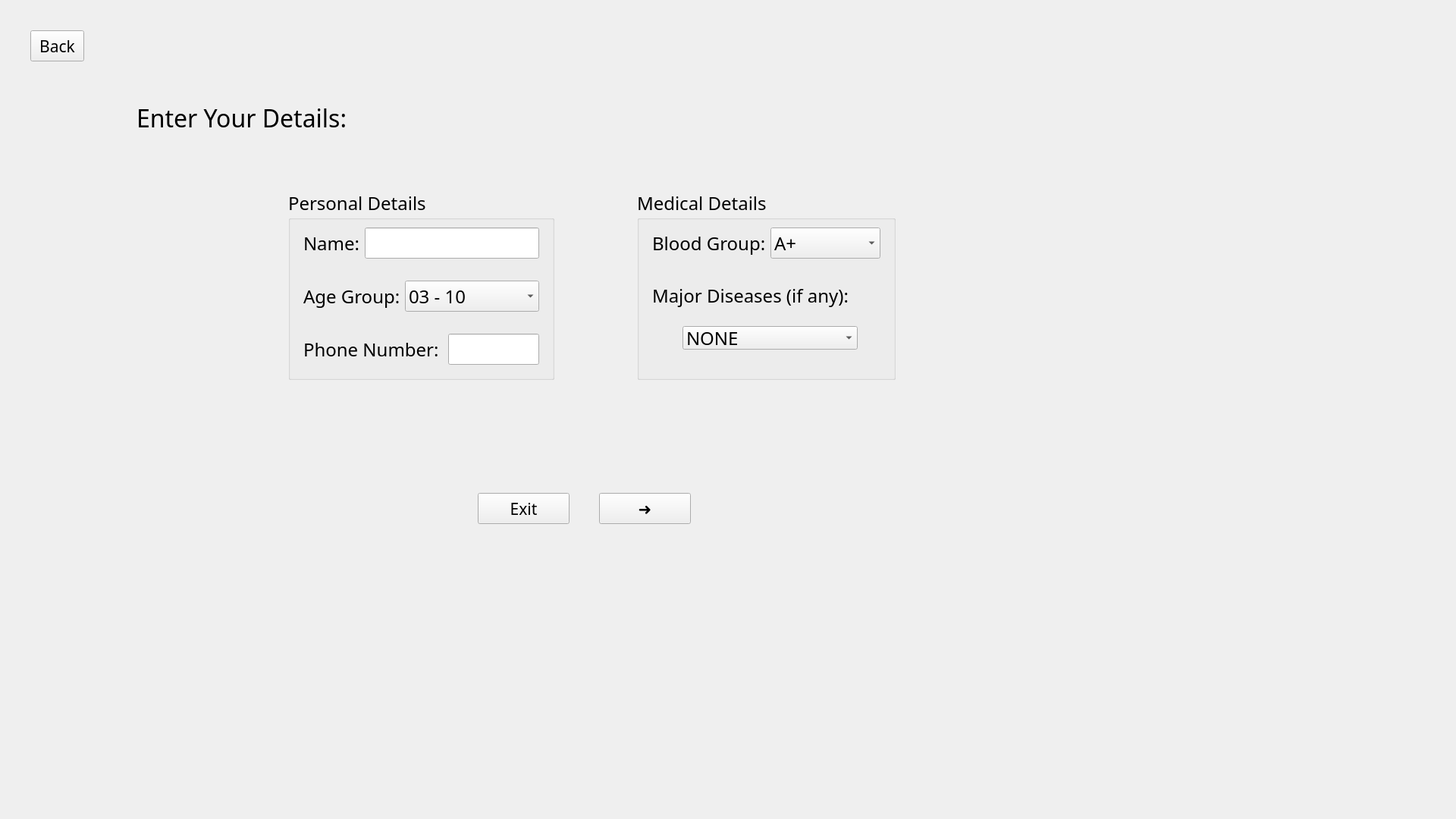
<?xml version="1.0" encoding="UTF-8"?>
<ui version="4.0">
 <class>profilewindow</class>
 <widget class="QWidget" name="profilewindow">
  <property name="geometry">
   <rect>
    <x>0</x>
    <y>0</y>
    <width>1920</width>
    <height>1080</height>
   </rect>
  </property>
  <property name="windowTitle">
   <string>Form</string>
  </property>
  <widget class="QPushButton" name="NextProfile">
   <property name="geometry">
    <rect>
     <x>790</x>
     <y>650</y>
     <width>121</width>
     <height>41</height>
    </rect>
   </property>
   <property name="font">
    <font>
     <family>CentSchbkCyrill BT</family>
     <pointsize>16</pointsize>
    </font>
   </property>
   <property name="text">
    <string>➜</string>
   </property>
  </widget>
  <widget class="QLabel" name="EnterdetailsProfile">
   <property name="geometry">
    <rect>
     <x>180</x>
     <y>140</y>
     <width>301</width>
     <height>31</height>
    </rect>
   </property>
   <property name="font">
    <font>
     <family>CentSchbkCyrill BT</family>
     <pointsize>24</pointsize>
    </font>
   </property>
   <property name="text">
    <string>Enter Your Details: </string>
   </property>
   <property name="wordWrap">
    <bool>true</bool>
   </property>
  </widget>
  <widget class="QPushButton" name="BackProfile">
   <property name="geometry">
    <rect>
     <x>40</x>
     <y>40</y>
     <width>71</width>
     <height>41</height>
    </rect>
   </property>
   <property name="font">
    <font>
     <family>CentSchbkCyrill BT</family>
     <pointsize>16</pointsize>
    </font>
   </property>
   <property name="autoFillBackground">
    <bool>true</bool>
   </property>
   <property name="text">
    <string>Back</string>
   </property>
  </widget>
  <widget class="QGroupBox" name="groupBoxProfile">
   <property name="geometry">
    <rect>
     <x>380</x>
     <y>250</y>
     <width>351</width>
     <height>251</height>
    </rect>
   </property>
   <property name="font">
    <font>
     <family>CentSchbkCyrill BT</family>
     <pointsize>18</pointsize>
    </font>
   </property>
   <property name="cursor">
    <cursorShape>PointingHandCursor</cursorShape>
   </property>
   <property name="title">
    <string>Personal Details</string>
   </property>
   <widget class="QWidget" name="formLayoutWidget">
    <property name="geometry">
     <rect>
      <x>20</x>
      <y>50</y>
      <width>311</width>
      <height>41</height>
     </rect>
    </property>
    <property name="font">
     <font>
      <family>CentSchbkCyrill BT</family>
      <pointsize>18</pointsize>
     </font>
    </property>
    <layout class="QFormLayout" name="formLayoutProfile">
     <item row="0" column="1">
      <widget class="QLineEdit" name="nameLineEditProfile">
       <property name="font">
        <font>
         <family>CentSchbkCyrill BT</family>
         <pointsize>18</pointsize>
        </font>
       </property>
       <property name="text">
        <string/>
       </property>
      </widget>
     </item>
     <item row="0" column="0">
      <widget class="QLabel" name="nameLabelProfile">
       <property name="font">
        <font>
         <family>CentSchbkCyrill BT</family>
         <pointsize>18</pointsize>
        </font>
       </property>
       <property name="text">
        <string>Name:</string>
       </property>
      </widget>
     </item>
    </layout>
   </widget>
   <widget class="QWidget" name="formLayoutWidget_2">
    <property name="geometry">
     <rect>
      <x>20</x>
      <y>120</y>
      <width>311</width>
      <height>41</height>
     </rect>
    </property>
    <property name="font">
     <font>
      <family>CentSchbkCyrill BT</family>
      <pointsize>18</pointsize>
     </font>
    </property>
    <layout class="QFormLayout" name="formLayout_2Profile">
     <item row="0" column="0">
      <widget class="QLabel" name="ageGroupLabelProfile">
       <property name="font">
        <font>
         <family>CentSchbkCyrill BT</family>
         <pointsize>18</pointsize>
        </font>
       </property>
       <property name="text">
        <string>Age Group:</string>
       </property>
      </widget>
     </item>
     <item row="0" column="1">
      <widget class="QComboBox" name="ageGroupComboBoxProfile">
       <property name="font">
        <font>
         <family>CentSchbkCyrill BT</family>
         <pointsize>18</pointsize>
        </font>
       </property>
       <property name="cursor">
        <cursorShape>PointingHandCursor</cursorShape>
       </property>
       <property name="maxVisibleItems">
        <number>5</number>
       </property>
       <item>
        <property name="text">
         <string>03 - 10</string>
        </property>
       </item>
       <item>
        <property name="text">
         <string>11- 18</string>
        </property>
       </item>
       <item>
        <property name="text">
         <string>19 - 30</string>
        </property>
       </item>
       <item>
        <property name="text">
         <string>31 - 45</string>
        </property>
       </item>
       <item>
        <property name="text">
         <string>46 - 55</string>
        </property>
       </item>
       <item>
        <property name="text">
         <string>55 - 75</string>
        </property>
       </item>
       <item>
        <property name="text">
         <string>75 - 80</string>
        </property>
       </item>
       <item>
        <property name="text">
         <string>80 or Above</string>
        </property>
       </item>
      </widget>
     </item>
    </layout>
   </widget>
   <widget class="QWidget" name="formLayoutWidget_3">
    <property name="geometry">
     <rect>
      <x>20</x>
      <y>190</y>
      <width>311</width>
      <height>41</height>
     </rect>
    </property>
    <property name="font">
     <font>
      <family>CentSchbkCyrill BT</family>
      <pointsize>18</pointsize>
     </font>
    </property>
    <layout class="QFormLayout" name="formLayout_3Profile">
     <item row="0" column="1">
      <widget class="QLineEdit" name="nameLineEdit_2Profile">
       <property name="font">
        <font>
         <family>CentSchbkCyrill BT</family>
         <pointsize>18</pointsize>
        </font>
       </property>
       <property name="inputMethodHints">
        <set>Qt::ImhNone</set>
       </property>
       <property name="text">
        <string/>
       </property>
      </widget>
     </item>
     <item row="0" column="0">
      <widget class="QLabel" name="nameLabel_2Profile">
       <property name="font">
        <font>
         <family>CentSchbkCyrill BT</family>
         <pointsize>18</pointsize>
        </font>
       </property>
       <property name="cursor">
        <cursorShape>IBeamCursor</cursorShape>
       </property>
       <property name="text">
        <string>Phone Number: </string>
       </property>
      </widget>
     </item>
    </layout>
   </widget>
  </widget>
  <widget class="QPushButton" name="ExitProfile">
   <property name="geometry">
    <rect>
     <x>630</x>
     <y>650</y>
     <width>121</width>
     <height>41</height>
    </rect>
   </property>
   <property name="font">
    <font>
     <family>CentSchbkCyrill BT</family>
     <pointsize>16</pointsize>
    </font>
   </property>
   <property name="text">
    <string>Exit</string>
   </property>
  </widget>
  <widget class="QGroupBox" name="groupBox_2Profile">
   <property name="geometry">
    <rect>
     <x>840</x>
     <y>250</y>
     <width>341</width>
     <height>251</height>
    </rect>
   </property>
   <property name="font">
    <font>
     <family>CentSchbkCyrill BT</family>
     <pointsize>18</pointsize>
    </font>
   </property>
   <property name="cursor">
    <cursorShape>PointingHandCursor</cursorShape>
   </property>
   <property name="title">
    <string>Medical Details</string>
   </property>
   <widget class="QWidget" name="formLayoutWidget_4">
    <property name="geometry">
     <rect>
      <x>20</x>
      <y>50</y>
      <width>301</width>
      <height>41</height>
     </rect>
    </property>
    <property name="font">
     <font>
      <family>CentSchbkCyrill BT</family>
     </font>
    </property>
    <layout class="QFormLayout" name="formLayout_4Profile">
     <item row="0" column="1">
      <widget class="QComboBox" name="bloodGroupProfileComboBox_2">
       <property name="font">
        <font>
         <family>CentSchbkCyrill BT</family>
         <weight>50</weight>
         <italic>false</italic>
         <bold>false</bold>
         <underline>false</underline>
         <strikeout>false</strikeout>
         <stylestrategy>PreferDefault</stylestrategy>
         <kerning>true</kerning>
        </font>
       </property>
       <property name="cursor">
        <cursorShape>PointingHandCursor</cursorShape>
       </property>
       <property name="mouseTracking">
        <bool>true</bool>
       </property>
       <property name="contextMenuPolicy">
        <enum>Qt::NoContextMenu</enum>
       </property>
       <property name="layoutDirection">
        <enum>Qt::LeftToRight</enum>
       </property>
       <property name="maxVisibleItems">
        <number>5</number>
       </property>
       <property name="sizeAdjustPolicy">
        <enum>QComboBox::AdjustToContents</enum>
       </property>
       <property name="minimumContentsLength">
        <number>2</number>
       </property>
       <property name="iconSize">
        <size>
         <width>0</width>
         <height>0</height>
        </size>
       </property>
       <property name="frame">
        <bool>true</bool>
       </property>
       <property name="modelColumn">
        <number>0</number>
       </property>
       <item>
        <property name="text">
         <string>A+</string>
        </property>
       </item>
       <item>
        <property name="text">
         <string>A-</string>
        </property>
       </item>
       <item>
        <property name="text">
         <string>B+</string>
        </property>
       </item>
       <item>
        <property name="text">
         <string>B-</string>
        </property>
       </item>
       <item>
        <property name="text">
         <string>O+</string>
        </property>
       </item>
       <item>
        <property name="text">
         <string>O-</string>
        </property>
       </item>
       <item>
        <property name="text">
         <string>AB+</string>
        </property>
       </item>
       <item>
        <property name="text">
         <string>AB-</string>
        </property>
       </item>
      </widget>
     </item>
     <item row="0" column="0">
      <widget class="QLabel" name="bloodGroupProfileLabel_2">
       <property name="font">
        <font>
         <family>CentSchbkCyrill BT</family>
        </font>
       </property>
       <property name="cursor">
        <cursorShape>PointingHandCursor</cursorShape>
       </property>
       <property name="text">
        <string>Blood Group:</string>
       </property>
      </widget>
     </item>
    </layout>
   </widget>
   <widget class="QComboBox" name="comboBoxProfile">
    <property name="geometry">
     <rect>
      <x>60</x>
      <y>180</y>
      <width>231</width>
      <height>31</height>
     </rect>
    </property>
    <property name="font">
     <font>
      <family>CentSchbkCyrill BT</family>
     </font>
    </property>
    <item>
     <property name="text">
      <string>NONE</string>
     </property>
    </item>
    <item>
     <property name="text">
      <string>Diabetes</string>
     </property>
    </item>
    <item>
     <property name="text">
      <string>Active Tuberculosis</string>
     </property>
    </item>
    <item>
     <property name="text">
      <string>HIV</string>
     </property>
    </item>
   </widget>
   <widget class="QLabel" name="labelProfile">
    <property name="geometry">
     <rect>
      <x>20</x>
      <y>120</y>
      <width>299</width>
      <height>39</height>
     </rect>
    </property>
    <property name="font">
     <font>
      <family>CentSchbkCyrill BT</family>
     </font>
    </property>
    <property name="text">
     <string>Major Diseases (if any): </string>
    </property>
   </widget>
  </widget>
 </widget>
 <resources/>
 <connections>
  <connection>
   <sender>ExitProfile</sender>
   <signal>clicked()</signal>
   <receiver>profilewindow</receiver>
   <slot>close()</slot>
   <hints>
    <hint type="sourcelabel">
     <x>690</x>
     <y>670</y>
    </hint>
    <hint type="destinationlabel">
     <x>959</x>
     <y>539</y>
    </hint>
   </hints>
  </connection>
  <connection>
   <sender>NextProfile</sender>
   <signal>clicked()</signal>
   <receiver>profilewindow</receiver>
   <slot>hide()</slot>
   <hints>
    <hint type="sourcelabel">
     <x>850</x>
     <y>670</y>
    </hint>
    <hint type="destinationlabel">
     <x>959</x>
     <y>539</y>
    </hint>
   </hints>
  </connection>
  <connection>
   <sender>nameLineEditProfile</sender>
   <signal>textChanged(QString)</signal>
   <receiver>nameLineEditProfile</receiver>
   <slot>setText(QString)</slot>
   <hints>
    <hint type="sourcelabel">
     <x>594</x>
     <y>318</y>
    </hint>
    <hint type="destinationlabel">
     <x>594</x>
     <y>318</y>
    </hint>
   </hints>
  </connection>
 </connections>
</ui>
